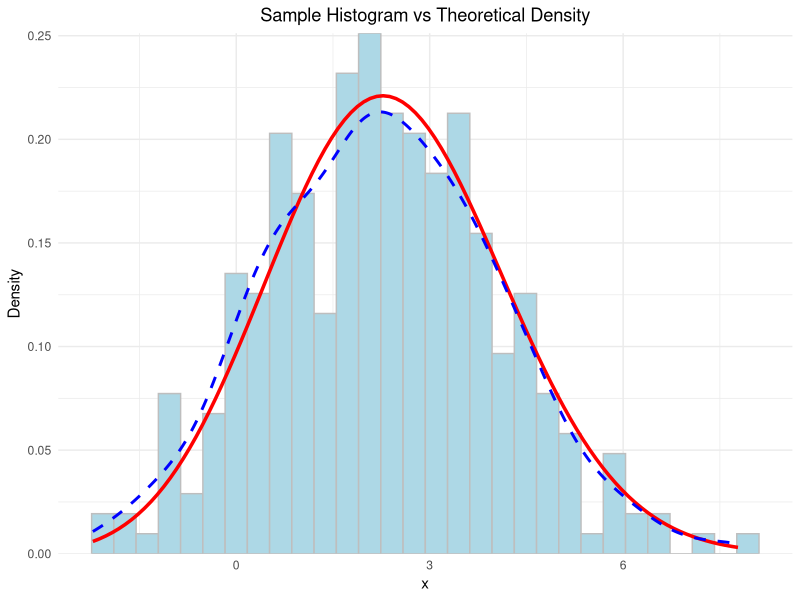

Reproduce this figure in R. (Note: a time limit stopped this script after it produced the figure.)
## ---- chunk 1
library(MASS)
library(ggplot2)

density_function <- function(x, theta1, theta2, theta3) {
  phi <- dnorm((x - theta2) / theta3) # Standard normal density
  (1 / theta3) * (1 / (1 + theta1^2)) * (1 + ((x - theta2) / theta3) * theta1)^2 * phi
}

generate_sample <- function(n, theta1, theta2, theta3) {
  sample <- numeric(n) 
  count <- 0 
  
  proposal_density <- function(x) dnorm(x, mean = theta2, sd = theta3)
  proposal_sampler <- function() rnorm(1, mean = theta2, sd = theta3)
  
  M <- optimize(
    function(x) density_function(x, theta1, theta2, theta3) / proposal_density(x),
    interval = c(theta2 - 5 * theta3, theta2 + 5 * theta3),
    maximum = TRUE
  )$objective
  
  while (count < n) {
    x_candidate <- proposal_sampler()
    u <- runif(1)
    
    if (u <= density_function(x_candidate, theta1, theta2, theta3) / (M * proposal_density(x_candidate))) {
      count <- count + 1
      sample[count] <- x_candidate
    }
  }
  
  return(sample)
}

n_samples <- 300
theta1 <- 0.4
theta2 <- 1
theta3 <- 2

# Generate the random sample
set.seed(123)
sample_data <- generate_sample(n_samples, theta1, theta2, theta3)


data_frame <- data.frame(x = sample_data)

# Plot the histogram and overlay the theoretical density
ggplot(data_frame, aes(x = x)) +
  geom_histogram(aes(y = ..density..), bins = 30, fill = "lightblue", color = "gray") +
  stat_function(fun = function(x) density_function(x, theta1, theta2, theta3), color = "red", linewidth = 1.2) +
  geom_density(color = "blue", linetype = "dashed", linewidth = 1) +
  labs(title = "Sample Histogram vs Theoretical Density", x = "x", y = "Density") +
  theme_minimal() +
  theme(plot.title = element_text(hjust = 0.5)) +
  scale_y_continuous(expand = c(0, 0)) +
  theme(legend.position = "bottom")

## ---- chunk 2

compute_mom_estimators <- function(sample_data, candidate_theta1) {
  n <- length(sample_data)
  
  # Compute sample moments: use 1/n for the variance to match the formulas
  sample_mean <- mean(sample_data)
  sample_var  <- mean((sample_data - sample_mean)^2)
  
  # Create a data.frame to store the candidate theta1, estimated theta2, theta3, and log-likelihood
  results <- data.frame(theta1 = candidate_theta1,
                        theta2 = NA,
                        theta3 = NA,
                        loglik = NA)
  
  # Loop over candidate theta1 values
  for (i in seq_along(candidate_theta1)) {
    th1 <- candidate_theta1[i]
    # Transform to tilde_theta1:
    tilde_th1 <- th1 / sqrt(1 + th1^2)
    
    # Method-of-moments estimate for theta3:
    denom <- 1 - 2 * tilde_th1^2 + 4 * tilde_th1^4
    if (denom <= 0) {
      # If denominator is nonpositive, skip this candidate.
      results$theta3[i] <- NA
      results$theta2[i] <- NA
      results$loglik[i] <- -Inf
      next
    }
    th3 <- sqrt(sample_var / denom)
    
    # Method-of-moments estimate for theta2:
    th2 <- sample_mean - th3 * (2 * tilde_th1 * sqrt(1 - tilde_th1^2))
    
    # Define the density function for X given (theta1, theta2, theta3):
    density_func <- function(x) {
      z <- (x - th2) / th3
      factor <- sqrt(1 - tilde_th1^2) + tilde_th1 * z
      # f(x) = (1/theta3) * ( [sqrt(1-tilde_th1^2) + tilde_th1*z]^2 ) * dnorm(z)
      d <- (1 / th3) * (factor^2) * dnorm(z)
      return(d)
    }
    
    # Compute the log-likelihood for the sample
    loglik <- sum(log(density_func(sample_data)))
    
    # Save the estimates and log-likelihood for this candidate:
    results$theta1[i] <- th1
    results$theta2[i] <- th2
    results$theta3[i] <- th3
    results$loglik[i] <- loglik
  }
  return(results)
}

# --- Main Code: Choose a grid of candidate theta1 values, compute estimators, and select the best.
# For example, we try theta1 from -3 to 3:
candidate_theta1 <- seq(-3, 3, length.out = 50)

# Compute the candidate estimates and corresponding log-likelihoods
estimates <- compute_mom_estimators(sample_data, candidate_theta1)

# Identify the candidate that gives the highest log-likelihood:
best_index <- which.max(estimates$loglik)
initial_estimates <- estimates[best_index, ]

# Print the best candidate estimates:
print(initial_estimates)

## ---- chunk 3

# Analytic log-likelihood for one observation (up to constants)
logLik_one <- function(p, x) {
  t1 <- p[1]      # theta1
  t2 <- p[2]      # theta2
  g  <- p[3]      # gamma = log(theta3)
  th3 <- exp(g)   # theta3
  z <- (x - t2) / th3
  # Log-likelihood (ignoring additive constants) 
  L <- - g - log(1 + t1^2) + 2 * log(1 + t1 * z) - 0.5 * z^2
  return(L)
}

# Total log-likelihood for the sample
logLik_total <- function(p, data) {
  sum(sapply(data, function(x) logLik_one(p, x)))
}

# Analytic gradient for one observation
grad_NR_one <- function(p, x) {
  t1 <- p[1]; t2 <- p[2]; g <- p[3]
  th3 <- exp(g)
  z <- (x - t2) / th3
  # Partial derivative w.r.t. theta1
  dL_dt1 <- -2 * t1/(1 + t1^2) + 2 * z/(1 + t1 * z)
  # Partial derivative w.r.t. theta2
  dL_dt2 <- (z - 2 * t1/(1 + t1 * z)) / th3
  # Partial derivative w.r.t. g (gamma)
  dL_dg  <- -1 - (2 * t1 * z)/(1 + t1 * z) + z^2
  return(c(dL_dt1, dL_dt2, dL_dg))
}

# Total gradient for the sample
grad_NR_total <- function(p, data) {
  grad_sum <- rep(0, 3)
  for (x in data) {
    grad_sum <- grad_sum + grad_NR_one(p, x)
  }
  return(grad_sum)
}

# Analytic Hessian for one observation (using derived formulas)
hess_NR_one <- function(p, x) {
  t1 <- p[1]; t2 <- p[2]; g <- p[3]
  th3 <- exp(g)
  z <- (x - t2) / th3
  B <- 1 + t1 * z
  A <- 1 + t1^2
  
  # Second derivative with respect to theta1
  H11 <- - 2 * z^2/(B^2) - 2/A + 4 * t1^2/(A^2)
  # Second derivative with respect to theta2
  H22 <- - 1/(th3^2) - 2 * t1^2/(th3^2 * B^2)
  # Mixed derivative: theta1 and theta2
  H12 <- - 2/(th3 * B) + 2 * t1 * z/(th3 * B^2)
  # Mixed derivative: theta1 and g (gamma)
  H13 <- - 2 * z/(B^2)
  # Mixed derivative: theta2 and g (gamma)
  H23 <- - (2 * z + 2 * t1^2 * z/(B^2) - 2 * t1/B) / th3
  # Second derivative with respect to g (gamma)
  H33 <- 2 * t1 * z/(B^2) - 2 * z^2
  
  # Assemble the Hessian matrix (symmetric)
  H <- matrix(0, nrow = 3, ncol = 3)
  H[1,1] <- H11
  H[2,2] <- H22
  H[1,2] <- H12; H[2,1] <- H12
  H[1,3] <- H13; H[3,1] <- H13
  H[2,3] <- H23; H[3,2] <- H23
  H[3,3] <- H33
  return(H)
}

# Total Hessian for the sample
hess_NR_total <- function(p, data) {
  H_total <- matrix(0, nrow = 3, ncol = 3)
  for (x in data) {
    H_total <- H_total + hess_NR_one(p, x)
  }
  return(H_total)
}

# Newton-Raphson algorithm using the analytic gradient and Hessian
newton_Raphson <- function(data, p_start, tol = 1e-6, max_iter = 100) {
  p_current <- p_start
  for (iter in 1:max_iter) {
    grad_val <- grad_NR_total(p_current, data)
    Hess_val <- hess_NR_total(p_current, data)
    # Newton-Raphson update: p_new = p_current - inv(Hessian) %*% gradient
    delta <- solve(Hess_val, grad_val)
    p_new <- p_current - delta
    diff <- max(abs(p_new - p_current))
    
    if (diff < tol) {
      
      return(p_new)
    }
    p_current <- p_new
  }
  warning("Newton-Raphson did not converge in", max_iter, "iterations.")
  return(p_current)
}



theta_MoM <- c(theta1 = 0.4285714, theta2 = 0.8146117, theta3 = 2.005813)
p_start <- c(theta_MoM[1], theta_MoM[2], log(theta_MoM[3]))

# Run Newton-Raphson to obtain the MLE in the working parameter space:
p_MLE <- newton_Raphson(sample_data, p_start)

# Convert back to the original parameterization:
theta1_MLE <- p_MLE[1]
theta2_MLE <- p_MLE[2]
theta3_MLE <- exp(p_MLE[3])

theta_MLE <- c(theta1 = theta1_MLE, theta2 = theta2_MLE, theta3 = theta3_MLE)
cat("MLE estimates (original parameterization):\n")
print(theta_MLE)

## ---- chunk 4
###############################
# 1. Define analytic functions
###############################

# (a) Log-likelihood for one observation.
# The log-likelihood (up to additive constants) for one observation is:
#   L = - log(theta3) - log(1+theta1^2) + 2*log(1+theta1*z) + log(dnorm(z))
# where z = (x - theta2)/theta3.
logLik_single <- function(theta, x) {
  t1 <- theta[1]  # theta1
  t2 <- theta[2]  # theta2
  t3 <- theta[3]  # theta3; must be > 0
  if(t3 <= 0) return(-Inf)
  z <- (x - t2) / t3
  L <- - log(t3) - log(1 + t1^2) + 2 * log(1 + t1 * z) + dnorm(z, log = TRUE)
  return(L)
}

# (b) Analytic gradient for one observation.
grad_logLik_single <- function(theta, x) {
  t1 <- theta[1]
  t2 <- theta[2]
  t3 <- theta[3]
  z <- (x - t2) / t3
  
  # Partial derivative with respect to theta1:
  dL_dt1 <- - 2*t1/(1 + t1^2) + 2 * z/(1 + t1 * z)
  
  # Partial derivative with respect to theta2:
  dL_dt2 <- (z / t3) - (2*t1)/(t3 * (1 + t1*z))
  
  # Partial derivative with respect to theta3:
  dL_dt3 <- - 1/t3 - (2*t1*z)/(t3*(1+t1*z)) + (z^2)/t3
  
  return(c(dL_dt1, dL_dt2, dL_dt3))
}

# (c) Analytic Hessian for one observation.
# We first set A = 1+t1^2 and B = 1+t1*z.
# For theta3, we derive the second derivative as follows:
#   Let F = -1 - (2*t1*z)/(B) + z^2.
#   Then, dL/dt3 = F/t3.
#   Differentiating, we obtain:
#      d^2L/dt3^2 = [ (2*t1*z)/(B^2) + (2*t1*z)/B + 1 - 3*z^2 ] / t3^2.
hess_logLik_single <- function(theta, x) {
  t1 <- theta[1]
  t2 <- theta[2]
  t3 <- theta[3]
  z <- (x - t2) / t3
  A <- 1 + t1^2         # A = 1 + theta1^2
  B <- 1 + t1 * z       # B = 1 + theta1 * z
  
  # Second derivative with respect to theta1:
  H11 <- - 2 * z^2/(B^2) - 2/A + 4*t1^2/(A^2)
  
  # Second derivative with respect to theta2:
  H22 <- - 1/(t3^2) - 2*t1^2/(t3^2 * B^2)
  
  # Mixed derivative: theta1 and theta2:
  H12 <- - 2/(t3*B) + 2*t1*z/(t3*B^2)
  
  # Mixed derivative: theta1 and theta3:
  H13 <- - 2*z/(t3*B) + 2*t1*z^2/(t3*B^2)
  
  # Mixed derivative: theta2 and theta3:
  H23 <- - 2*z/(t3^2) + 2*t1/(t3^2*B) - 2*t1^2*z/(t3^2*B^2)
  
  # Second derivative with respect to theta3:
  H33 <- (2*t1*z/(B^2) + 2*t1*z/B + 1 - 3*z^2) / (t3^2)
  
  # Assemble the Hessian matrix (symmetric)
  H <- matrix(0, nrow = 3, ncol = 3)
  H[1,1] <- H11
  H[2,2] <- H22
  H[1,2] <- H12; H[2,1] <- H12
  H[1,3] <- H13; H[3,1] <- H13
  H[2,3] <- H23; H[3,2] <- H23
  H[3,3] <- H33
  
  return(H)
}

######################################
# 2. Define functions to sum over sample
######################################

# Total log-likelihood over the sample:
total_logLik <- function(theta, data) {
  sapply(data, function(x) logLik_single(theta, x)) %>% sum()
  # If not allowed to use %>%, you can write:
  # sum(sapply(data, function(x) logLik_single(theta, x)))
}

# Total gradient (sum over observations):
total_grad <- function(theta, data) {
  grad_sum <- Reduce("+", lapply(data, function(x) grad_logLik_single(theta, x)))
  return(grad_sum)
}

# Total Hessian (sum over observations):
total_hess <- function(theta, data) {
  H_total <- matrix(0, nrow = 3, ncol = 3)
  for (x in data) {
    H_total <- H_total + hess_logLik_single(theta, x)
  }
  return(H_total)
}

######################################
# 3. Define g(theta)=mu and its gradient (delta method)
######################################

# Mean function: mu = theta2 + theta3*(2*theta1/(1+theta1^2))
g_fun <- function(theta) {
  t1 <- theta[1]
  t2 <- theta[2]
  t3 <- theta[3]
  mu <- t2 + t3 * (2*t1/(1+t1^2))
  return(mu)
}

# Analytic gradient of g(theta) with respect to theta:
grad_g <- function(theta) {
  t1 <- theta[1]
  t2 <- theta[2]  # appears linearly
  t3 <- theta[3]
  dgdtheta1 <- t3 * (2*(1-t1^2)/(1+t1^2)^2)
  dgdtheta2 <- 1
  dgdtheta3 <- 2*t1/(1+t1^2)
  return(c(dgdtheta1, dgdtheta2, dgdtheta3))
}

######################################
# 4. Compute the Confidence Interval for mu
######################################


theta_MLE <- c(theta1 = 0.4094813, theta2 = 0.8685613 , theta3 = 1.9940285)

# Compute the plug-in estimate of mu:
mu_hat <- g_fun(theta_MLE)
cat("Estimated mu =", mu_hat, "\n")

# Compute the analytic gradient of g at theta_MLE:
grad_val <- grad_g(theta_MLE)

# Compute the total Hessian at theta_MLE (i.e. the sum over the sample)
H_total <- total_hess(theta_MLE, sample_data)


# The observed information is -H_total.
# The estimated variance-covariance matrix is:
V_hat <- solve(-H_total)


# Using the delta method, the estimated asymptotic variance of mu_hat is:
var_mu_hat <- as.numeric(t(grad_val) %*% V_hat %*% grad_val)
se_mu_hat <- sqrt(var_mu_hat)


# Choose the desired significance level (e.g., 95% CI)
alpha <- 0.05
z_val <- qnorm(1 - alpha/2)

# Construct the (1 - alpha) confidence interval for mu:
CI_lower <- mu_hat - z_val * se_mu_hat
CI_upper <- mu_hat + z_val * se_mu_hat
CI <- c(lower = CI_lower, upper = CI_upper)
cat("Approximate", 100*(1-alpha), "% confidence interval for mu:\n")
print(CI)

## ---- chunk 5
sample_data <- generate_sample(50, 0.4, 1, 2)


# Test Newton-Raphson on one sample:
p_start <- c(0.4285714, 0.8146117, log(2.005813))
p_MLE <- newton_Raphson(sample_data, p_start, tol = 1e-6, max_iter = 100)


theta_MLE_orig <- c(theta1 = p_MLE[1], theta2 = p_MLE[2], theta3 = exp(p_MLE[3]))
cat("Final MLE in original scale:\n")
print(theta_MLE_orig)

## ---- chunk 6
for (i in 1:5) {
  cat("Replication", i, "\n")
  sample_data <- generate_sample(50, 0.4, 1, 2)
  p_start <- c(0.4285714, 0.8146117, log(2.005813))
  p_MLE <- newton_Raphson(sample_data, p_start, tol = 1e-6, max_iter = 100)
  cat("Final MLE (working space):\n")
  print(p_MLE)
  theta_MLE_orig <- c(theta1 = p_MLE[1], theta2 = p_MLE[2], theta3 = exp(p_MLE[3]))
  cat("Final MLE (original scale):\n")
  print(theta_MLE_orig)
  cat("\n")
}
## ---- chunk 7
set.seed(5074283)
za <- qnorm(0.975)       # Critical value for a 95% CI
n <- 50                  # Sample size per replication
nrep <- 1000             # Number of replications

# True parameter vector for our density:
theta_true <- c(theta1 = 0.4, theta2 = 1, theta3 = 2)
mu_true <- g_fun(theta_true)
cat("True mu =", mu_true, "\n\n")

# Storage for plug-in mu estimates and CI coverage:
mu_est_vec <- rep(NA, nrep)
cover_vec  <- rep(NA, nrep)

# Starting values for Newton-Raphson in the working space:
# (Working space: p = (theta1, theta2, log(theta3)))
theta_MoM <- c(theta1 = 0.4285714, theta2 = 0.8146117, theta3 = 2.005813)
p_start <- c(theta_MoM[1], theta_MoM[2], log(theta_MoM[3]))

# --- Simulation Loop ---
for (i in 1:nrep) {
  # Generate sample data using your generate_sample function:
  sample_data <- generate_sample(n, theta_true[1], theta_true[2], theta_true[3])
  if (any(is.na(sample_data))) {
    mu_est_vec[i] <- NA
    cover_vec[i] <- 0
    next
  }
  
  # Run your Newton-Raphson algorithm to obtain the MLE in working space:
  p_MLE <- tryCatch(
    newton_Raphson(sample_data, p_start, tol = 1e-6, max_iter = 100),
    error = function(e) NA
  )
  if (any(is.na(p_MLE))) {
    mu_est_vec[i] <- NA
    cover_vec[i] <- 0
    next
  }
  
  # Convert working space MLE to original scale:
  theta1_MLE <- p_MLE[1]
  theta2_MLE <- p_MLE[2]
  theta3_MLE <- exp(p_MLE[3])
  theta_MLE_orig <- c(theta1 = theta1_MLE, theta2 = theta2_MLE, theta3 = theta3_MLE)
  
  # Compute plug-in estimator for mu:
  mu_hat <- g_fun(theta_MLE_orig)
  mu_est_vec[i] <- mu_hat
  
  # Compute the total Hessian at p_MLE (in working space) over the sample:
  H_tot <- tryCatch(hess_NR_total(p_MLE, sample_data), error = function(e) NA)
  if (any(is.na(H_tot))) {
    cover_vec[i] <- 0
    next
  }
  
  # Estimate covariance for working parameters without dividing by n:
  V_hat <- tryCatch(-solve(H_tot), error = function(e) NA)
  if (any(is.na(V_hat))) {
    cover_vec[i] <- 0
    next
  }
  
  # Transform covariance to original scale.
  J <- diag(c(1, 1, exp(p_MLE[3])))
  V_theta <- J %*% V_hat %*% t(J)
  
  # Compute the gradient of g at theta_MLE_orig:
  grad_val <- grad_g(theta_MLE_orig)
  
  # Delta method variance for mu:
  var_mu_hat <- as.numeric(t(grad_val) %*% V_theta %*% grad_val)
  se_mu <- sqrt(var_mu_hat)
  
  # Construct a 95% CI for mu:
  CI_lower <- mu_hat - za * se_mu
  CI_upper <- mu_hat + za * se_mu
  
  # Record if the true mu is covered:
  cover_vec[i] <- as.numeric((CI_lower <= mu_true) & (CI_upper >= mu_true))
}

# --- Summarize Simulation Results ---
est_mean <- mean(mu_est_vec, na.rm = TRUE)
coverage_rate <- mean(cover_vec, na.rm = TRUE)
cat("True mu =", mu_true, "\n")
cat("Mean estimated mu =", est_mean, "\n")
cat("Coverage rate =", coverage_rate, "\n")

## ---- chunk 8
p_MLE <- newton_Raphson(sample_data, p_start)

# Convert back to the original parameterization:
theta1_MLE <- p_MLE[1]
theta2_MLE <- p_MLE[2]
theta3_MLE <- exp(p_MLE[3])

theta_MLE <- c(theta1 = theta1_MLE, theta2 = theta2_MLE, theta3 = theta3_MLE)
mu_hat <- g_fun(theta_MLE)

## ---- chunk 9

newton_Raphson <- function(data, p_start, tol = 1e-6, max_iter = 100, lambda_init = 1e-6) {
  p_current <- p_start
  lambda <- lambda_init  

  for (iter in 1:max_iter) {
    grad_val <- grad_NR_total(p_current, data)
    Hess_val <- hess_NR_total(p_current, data)

    
    Hess_val_reg <- Hess_val + lambda * diag(nrow(Hess_val))

    det_Hess <- det(Hess_val_reg)
    if (is.na(det_Hess) || abs(det_Hess) < 1e-12) {
      warning("Singular Hessian detected. Increasing regularization.")
      lambda <- lambda * 10  # Increase regularization
      next
    }

    delta <- tryCatch(
      solve(Hess_val_reg, grad_val), 
      error = function(e) {
        warning("Singular Hessian encountered. Using generalized inverse instead.")
        ginv(Hess_val_reg) %*% grad_val  
      }
    )

    # Limit large updates
    if (max(abs(delta)) > 1) {
      delta <- delta / max(abs(delta))  # Normalize step size
    }

    p_new <- p_current - delta
    diff <- max(abs(p_new - p_current))

    if (diff < tol) {
      return(p_new)
    }

    p_current <- p_new
  }

  warning("Newton-Raphson did not converge in", max_iter, "iterations.")
  return(p_current)
}


## ---- chunk 10
compute_mu_hat <- function(data) {
  p_MLE <- newton_Raphson(data, p_start)
  theta1_MLE <- p_MLE[1]
  theta2_MLE <- p_MLE[2]
  theta3_MLE <- exp(p_MLE[3])
  theta_MLE <- c(theta1 = theta1_MLE, theta2 = theta2_MLE, theta3 = theta3_MLE)
  return(g_fun(theta_MLE))
}

double_bootstrap <- function(sample_data, R = 1000, M = 100, method = "parametric") {
  
  mu_boot <- numeric(R)
  bias_inner <- numeric(R)
  # First bootstrap loop (R resamples)
  for (r in 1:R) {
    if (method == "parametric") {
      # Generate parametric bootstrap sample using the MLE estimators
      param_data <- generate_sample(length(sample_data), theta1_MLE, theta2_MLE, theta3_MLE)
    } else {
      # Nonparametric bootstrap (resampling with replacement)
      param_data <- sample(sample_data, replace = TRUE)
    }
    
    mu_boot[r] <- compute_mu_hat(param_data)
    # Second bootstrap loop (M resamples per R resample)
    mu_inner <- numeric(M)
    for (m in 1:M) {
      if (method == "parametric") {
        # Estimate parameters from first-level bootstrap sample
        p_MLE_rm <- newton_Raphson(param_data, p_start)
        theta1_rm <- p_MLE_rm[1]
        theta2_rm <- p_MLE_rm[2]
        theta3_rm <- exp(p_MLE_rm[3])
        
        # Generate second-level parametric bootstrap sample
        param_data_inner <- generate_sample(length(param_data), theta1_rm, theta2_rm, theta3_rm)
      } else {
        # Nonparametric second-level bootstrap
        param_data_inner <- sample(param_data, replace = TRUE)
      }
      mu_inner[m] <- compute_mu_hat(param_data_inner)
    }
    # Compute bias estimate from second-level bootstrap
    bias_inner[r] <- mean(mu_inner) - mu_boot[r]
  }
  # Wrap-up
  
  B_hat <- mean(mu_boot) - mu_hat
  C_hat <- mean(bias_inner) - B_hat
  
  B_tilde <- B_hat - C_hat
  mu_hat_corrected <- mu_hat - B_tilde
  
  return(list(
    mu_hat = mu_hat,
    mu_hat_corrected = mu_hat_corrected,
    bias_estimate = B_tilde
  ))
}

print_results <- function(result, method) {
  cat("\n=========================================\n")
  cat("  Double Bootstrap Bias Correction\n")
  cat("  Method:", method, "\n")
  cat("=========================================\n")
  cat(sprintf("Original Estimate (mu_hat):      %.6f\n", result$mu_hat))
  cat(sprintf("Bias Estimate:                   %.6f\n", result$bias_estimate))
  cat(sprintf("Bias-Corrected Estimate (mu_hat): %.6f\n", result$mu_hat_corrected))
  cat("=========================================\n\n")
}

set.seed(1)
result_parametric <- double_bootstrap(sample_data, R = 1000, M = 100, method = "parametric")

set.seed(5)
result_nonparametric <- double_bootstrap(sample_data, R = 1000, M = 100, method = "nonparametric")

print_results(result_parametric, "Parametric")

print_results(result_nonparametric, "Nonparametric")  
## ---- chunk 11
set.seed(123)
R <- 50
M <- 30

# Store results
mu_hat_vec <- numeric(R)  
mu_hat_corrected_parametric_vec <- numeric(R)  
mu_hat_corrected_nonparametric_vec <- numeric(R)  
bias_standard_vec <- numeric(R)  
bias_corrected_parametric_vec <- numeric(R)  
bias_corrected_nonparametric_vec <- numeric(R)  

theta_true <- c(theta1 = 0.4, theta2 = 1, theta3 = 2)
mu_true <- g_fun(theta_true)  # Compute the true value of mu

for (r in 1:R) {

  # Generate a sample
  sample_data <- generate_sample(n_samples, theta_true[1], theta_true[2], theta_true[3])

  # Compute standard MLE estimator of mu (plug-in MLE)
  mu_hat <- compute_mu_hat(sample_data)
  mu_hat_vec[r] <- mu_hat

  # Compute double bootstrap bias correction (Parametric Bootstrap)
  result_parametric <- double_bootstrap(sample_data, R = M, M = M, method = "parametric")
  mu_hat_corrected_parametric <- result_parametric$mu_hat_corrected
  mu_hat_corrected_parametric_vec[r] <- mu_hat_corrected_parametric

  # Compute double bootstrap bias correction (Nonparametric Bootstrap)
  result_nonparametric <- double_bootstrap(sample_data, R = M, M = M, method = "nonparametric")
  mu_hat_corrected_nonparametric <- result_nonparametric$mu_hat_corrected
  mu_hat_corrected_nonparametric_vec[r] <- mu_hat_corrected_nonparametric

  # Compute bias estimates
  bias_standard_vec[r] <- mu_hat - mu_true
  bias_corrected_parametric_vec[r] <- mu_hat_corrected_parametric - mu_true
  bias_corrected_nonparametric_vec[r] <- mu_hat_corrected_nonparametric - mu_true
}

# Compute final bias estimates
bias_standard <- mean(bias_standard_vec)
bias_corrected_parametric <- mean(bias_corrected_parametric_vec)
bias_corrected_nonparametric <- mean(bias_corrected_nonparametric_vec)

# Print results
cat("\n=========================================\n")
cat("  Evaluation of Double Bootstrap Bias Reduction\n")
cat("=========================================\n")
cat(sprintf("True Value of mu:                      %.6f\n", mu_true))
cat(sprintf("Mean Estimate (Standard MLE):          %.6f\n", mean(mu_hat_vec)))
cat(sprintf("Bias (Standard MLE):                    %.6f\n", bias_standard))
cat("\n--- Parametric Bootstrap ---\n")
cat(sprintf("Mean Estimate (Bias-Corrected, Param): %.6f\n", mean(mu_hat_corrected_parametric_vec)))
cat(sprintf("Bias (After Parametric Bootstrap):     %.6f\n", bias_corrected_parametric))
cat("\n--- Nonparametric Bootstrap ---\n")
cat(sprintf("Mean Estimate (Bias-Corrected, Nonparam): %.6f\n", mean(mu_hat_corrected_nonparametric_vec)))
cat(sprintf("Bias (After Nonparametric Bootstrap):  %.6f\n", bias_corrected_nonparametric))
cat("=========================================\n")
 
## ---- chunk 12
set.seed(123)
n <- 300
sample_data <- rgamma(n, shape = 3, rate = 0.5)

x_range <- seq(0, 15, by = 0.02)

hsj <- bw.SJ(sample_data)  # Sheather-Jones bandwidth
h <- n^(-0.05) * hsj
kde <- density(sample_data, bw = h, kernel = "epanechnikov",
               n = length(x_range), from = min(x_range), to = max(x_range))

K_norm_squared <- 3/5  # ||K||^2_2 for the Epanechnikov kernel
f_hat <- kde$y
x_vals <- kde$x
conf_limit <- 1.96 * sqrt((K_norm_squared * f_hat) / (n * h))

lower_bound <- f_hat - conf_limit
upper_bound <- f_hat + conf_limit

true_density <- dgamma(x_vals, shape = 3, rate = 0.5)


plot_data_a <- data.frame(
  x = x_vals,
  estimated_density = f_hat,
  lower_bound = lower_bound,
  upper_bound = upper_bound,
  true_density = dgamma(x_vals, shape = 3, rate = 0.5)
)

ggplot(plot_data_a, aes(x = x)) +
  geom_line(aes(y = true_density, color = "True Density"), size = 1) +
  geom_line(aes(y = estimated_density, color = "Estimated Density"), size = 1) +
  geom_ribbon(aes(ymin = lower_bound, ymax = upper_bound, fill = "95% Confidence Limits"), alpha = 0.2) +
  labs(
    title = "Nonparametric Density Estimate - Pointwise Confidence Interval",
    x = "x",
    y = "Density",
    color = "Legend",
    fill = " "
  ) +
  scale_color_manual(
    values = c("True Density" = "green", "Estimated Density" = "blue")
  ) +
  scale_fill_manual(
    values = c("95% Confidence Limits" = "red")
  ) +
  theme_minimal() +
  theme(
    legend.title = element_text(size = 12),
    legend.text = element_text(size = 10)
  )
## ---- chunk 13

set.seed(123)
B <- 1000  # Number of bootstrap replications
alpha <- 0.05  
n <- length(sample_data)

bootstrap_deviations <- numeric(B)
for (b in 1:B) {
  # Generate a sample
  bootstrap_sample <- sample(sample_data, n, replace = TRUE)
  # Compute the KDE for the sample
  kde_bootstrap <- density(bootstrap_sample, bw = h, kernel = "epanechnikov", 
                           n = length(x_range), from = min(x_range), to = max(x_range))
    bootstrap_deviations[b] <- max(abs(kde_bootstrap$y - f_hat))
}

# Calculate critical value d
d <- quantile(bootstrap_deviations, 1 - alpha)

bootstrap_lower_bound <- f_hat - d
bootstrap_upper_bound <- f_hat + d

plot_data_b <- data.frame(
  x = x_vals,
  estimated_density = f_hat,
  lower_bound = bootstrap_lower_bound,
  upper_bound = bootstrap_upper_bound,
  true_density = dgamma(x_vals, shape = 3, rate = 0.5)
)

ggplot(plot_data_b, aes(x = x)) +
  geom_line(aes(y = true_density, color = "True Density"), size = 1) +
  geom_line(aes(y = estimated_density, color = "Estimated Density"), size = 1) +
  geom_ribbon(aes(ymin = lower_bound, ymax = upper_bound, fill = "95% Confidence Limits"), alpha = 0.2) +
  labs(
    title = "Nonparametric Density Estimate - Bootsrap Confidence Interval",
    x = "x",
    y = "Density",
    color = "Legend",
    fill = " "
  ) +
  scale_color_manual(
    values = c("True Density" = "green", "Estimated Density" = "blue")
  ) +
  scale_fill_manual(
    values = c("95% Confidence Limits" = "red")
  ) +
  theme_minimal() +
  theme(
    legend.title = element_text(size = 12),
    legend.text = element_text(size = 10)
  )

## ---- chunk 14


# CI test
plot_data_comparison <- data.frame(
  x = x_vals,
  estimated_density = f_hat,
  pointwise_lower = lower_bound,
  pointwise_upper = upper_bound,
  bootstrap_lower = bootstrap_lower_bound,
  bootstrap_upper = bootstrap_upper_bound,
  true_density = dgamma(x_vals, shape = 3, rate = 0.5)
)

ggplot(plot_data_comparison, aes(x = x)) +
  geom_line(aes(y = true_density, color = "True Density"), size = 1) +
  geom_line(aes(y = estimated_density, color = "Estimated Density"), size = 1) +
  geom_line(aes(y = pointwise_lower, color = "Pointwise Confidence Limits"), linetype = "dashed", size = 1) +
  geom_line(aes(y = pointwise_upper, color = "Pointwise Confidence Limits"), linetype = "dashed", size = 1) +
  geom_line(aes(y = bootstrap_lower, color = "Bootstrap Confidence Limits"), linetype = "dotted", size = 1) +
  geom_line(aes(y = bootstrap_upper, color = "Bootstrap Confidence Limits"), linetype = "dotted", size = 1) +
  labs(
    title = "Comparison of Pointwise and Bootstrap Confidence Limits",
    x = "x",
    y = "Density",
    color = "Legend"
  ) +
  scale_color_manual(
    values = c(
      "True Density" = "green",
      "Estimated Density" = "blue",
      "Pointwise Confidence Limits" = "orange",
      "Bootstrap Confidence Limits" = "red"
    )
  ) +
  theme_minimal() +
  theme(
    legend.position = "top",
    legend.title = element_text(size = 12),
    legend.text = element_text(size = 10)
  )


plot_data_comparison$pointwise_width <- plot_data_comparison$pointwise_upper - plot_data_comparison$pointwise_lower
plot_data_comparison$bootstrap_width <- plot_data_comparison$bootstrap_upper - plot_data_comparison$bootstrap_lower

avg_pointwise_width <- mean(plot_data_comparison$pointwise_width)
avg_bootstrap_width <- mean(plot_data_comparison$bootstrap_width)

if (avg_pointwise_width > avg_bootstrap_width) {
  result <- "Pointwise confidence intervals are wider on average."
} else if (avg_pointwise_width < avg_bootstrap_width) {
  result <- "Bootstrap confidence intervals are wider on average."
} else {
  result <- "Pointwise and Bootstrap confidence intervals have the same average width."
}

cat("Average Pointwise Width:", avg_pointwise_width, "\n")
cat("Average Bootstrap Width:", avg_bootstrap_width, "\n")
cat("Comparison Result:", result, "\n")


## ---- chunk 15
estimate_coverage <- function(n, h_factor, num_replications, B) {
  alpha <- 0.05
  correct_count <- 0  # Counter for successful coverage
  
  true_density <- dgamma(x_range, shape = 3, rate = 0.5)

  for (i in 1:num_replications) {
    sample_c <- rgamma(n, shape = 3, rate = 0.5)
    hsj_c <- bw.SJ(sample_c)
    h <- n^(-h_factor) * hsj_c  

    kde <- density(sample_c, bw = h, kernel = "epanechnikov",
                   n = length(x_range), from = min(x_range), to = max(x_range))
    f_hat_c <- kde$y

    bootstrap_deviations <- numeric(B)
    for (b in 1:B) {
      bootstrap_sample <- sample(sample_c, n, replace = TRUE)
      kde_bootstrap <- density(bootstrap_sample, bw = h, kernel = "epanechnikov", 
                               n = length(x_range), from = min(x_range), to = max(x_range))
      bootstrap_deviations[b] <- max(abs(kde_bootstrap$y - f_hat_c))
    }

    # Calculate critical value d
    d <- quantile(bootstrap_deviations, 1 - alpha)

    bootstrap_lower_bound_c <- f_hat_c - d
    bootstrap_upper_bound_c <- f_hat_c + d

    # Check if true_density is within bounds for the entire range
    if (all(true_density >= bootstrap_lower_bound_c & true_density <= bootstrap_upper_bound_c)) {
      correct_count <- correct_count + 1
    }
  }

  # Compute and return the coverage probability
  coverage_probability <- correct_count / num_replications
  return(coverage_probability)
}

set.seed(123)  

h_factors <- c(0.025, 0.05)
sample_sizes <- c(300, 150)
n_Bootstrap <- 1000  
n_replications <- 1000  

results <- data.frame(n = integer(), h_factor = numeric(), n_Bootstrap = integer(), 
                      n_replications = integer(), coverage_probability = numeric())

for (n in sample_sizes) {
  for (h_factor in h_factors) {
    coverage <- estimate_coverage(n, h_factor, n_replications, n_Bootstrap)
    results <- rbind(results, data.frame(n = n, h_factor = h_factor, 
                                         n_Bootstrap = n_Bootstrap, 
                                         n_replications = n_replications,
                                         coverage_probability = coverage))
  }
}

print(results)
## ---- chunk 16

# Set parameters
set.seed(123) # For reproducibility
n <- 300
p <- 0.35
lambda1 <- 1.5
lambda2 <- 2.5

# Inverse CDF for Exponential(lambda)
inverse_exponential <- function(u, lambda) {
  -lambda * log(1 - u)
}

# Generate the mixture sample using inverse transform sampling
generate_mixture_sample <- function(n, p, lambda1, lambda2) {
  u <- runif(n) # Uniform(0, 1) random variables
  sample <- numeric(n)
  
  for (i in 1:n) {
    if (u[i] <= p) {
      # If u <= p, sample from Exponential(lambda1)
      sample[i] <- inverse_exponential(runif(1), lambda1)
    } else {
      # Otherwise, sample from Exponential(lambda2)
      sample[i] <- inverse_exponential(runif(1), lambda2)
    }
  }
  
  return(sample)
}

# Generate the sample
sample <- generate_mixture_sample(300, p, lambda1, lambda2)

# Create a data frame for visualization
sample_df <- data.frame(x = sample)

# Define the true density function
mixture_density <- function(x, p, lambda1, lambda2) {
  p * dexp(x, rate = 1 / lambda1) + (1 - p) * dexp(x, rate = 1 / lambda2)
}

# Generate data for the true density
x_vals <- seq(0, max(sample), length.out = 1000)
true_density <- mixture_density(x_vals, p, lambda1, lambda2)

# Plot the histogram of the sample with the true density overlay
ggplot(sample_df, aes(x = x)) +
  geom_histogram(aes(y = ..density..), bins = 30, fill = "lightblue", color = "black", alpha = 0.7) +
  geom_line(data = data.frame(x = x_vals, y = true_density), aes(x = x, y = y), color = "red", linewidth = 1) +
  labs(title = "Mixture Distribution: Inverse Transform Sampling",
       x = "x", y = "Density") +
  theme_minimal()

## ---- chunk 17
# Input data: Replace with your sample data
set.seed(123)          # For reproducibility
    # Simulate some data
mu_hat <- mean(sample)      # Sample mean
m2_hat <- mean(sample^2)    # Sample second moment

# Mixing proportions
p_values <- c(0.2, 0.4, 0.6, 0.8)

# Store results
results <- data.frame(p = numeric(), lambda1 = numeric(), lambda2 = numeric(), root = character())

# Iterate over each p
for (p in p_values) {
  # Coefficients of the quadratic equation
  a <- 2 * p
  b <- -4 * p * mu_hat
  c <- 2 * mu_hat^2 - m2_hat * (1 - p)
  
  # Discriminant of the quadratic equation
  discriminant <- b^2 - 4 * a * c
  
  if (discriminant >= 0) {
    # Compute both roots for lambda1
    lambda1_root1 <- (-b + sqrt(discriminant)) / (2 * a)
    lambda1_root2 <- (-b - sqrt(discriminant)) / (2 * a)
    
    # Compute lambda2 for each root
    lambda2_root1 <- (mu_hat - p * lambda1_root1) / (1 - p)
    lambda2_root2 <- (mu_hat - p * lambda1_root2) / (1 - p)
    
    # Append results to the data frame
    results <- rbind(results, 
                     data.frame(p = p, lambda1 = lambda1_root1, lambda2 = lambda2_root1, root = "Root 1"),
                     data.frame(p = p, lambda1 = lambda1_root2, lambda2 = lambda2_root2, root = "Root 2"))
  } else {
    # If discriminant is negative, append NA for this p
    results <- rbind(results, 
                     data.frame(p = p, lambda1 = NA, lambda2 = NA, root = "No Real Roots"))
  }
}

# Print results
print(results)

## ---- chunk 18
# Define the log-likelihood function
log_likelihood <- function(data, p, lambda1, lambda2) {
  # Mixture density: log-likelihood of the mixture distribution
  density <- p * (1 / lambda1) * exp(-data / lambda1) +
             (1 - p) * (1 / lambda2) * exp(-data / lambda2)
  return(sum(log(density))) # Sum of log of densities for all data points
}

# Filter triplets where lambda2 > lambda1
filtered_results <- subset(results, lambda2 > lambda1)

# Add a log-likelihood column
filtered_results$log_likelihood <- apply(filtered_results, 1, function(row) {
  p <- as.numeric(row["p"])
  lambda1 <- as.numeric(row["lambda1"])
  lambda2 <- as.numeric(row["lambda2"])
  log_likelihood(data = sample, p = p, lambda1 = lambda1, lambda2 = lambda2)
})

# Find the triplet with the maximum log-likelihood
best_triplet <- filtered_results[which.max(filtered_results$log_likelihood), ]

# Output the best triplet
print("Best Triplet with Maximum Log-Likelihood:")
print(best_triplet)

## ---- chunk 19
p <- best_triplet$p
lambda1 <- best_triplet$lambda1
lambda2 <- best_triplet$lambda2
## ---- chunk 20

gradient <- function(params, data) {
  eta <- params[1]
  xi1 <- params[2]
  xi2 <- params[3]
  
  # Transform parameters
  p <- exp(eta) / (1 + exp(eta))
  lambda1 <- exp(xi1)
  lambda2 <- exp(xi1) + exp(xi2)
  
  # Precompute terms for each data point
  term1 <- (1 / lambda1) * exp(-data / lambda1)
  term2 <- (1 / lambda2) * exp(-data / lambda2)
  density <- p * term1 + (1 - p) * term2
  
  # Gradient components
  d_density_d_eta <- (term1 - term2) * p * (1 - p)
  grad_eta <- sum(d_density_d_eta / density)
  
  a <- p * (data - lambda1) * exp(-data / lambda1) / lambda1^3
  b <- (1 - p) * (data - lambda2) * exp(-data / lambda2) / lambda2^3
  d_density_d_xi1 <- lambda1 * (a +  b)
  grad_xi1 <- sum(d_density_d_xi1 / density)
  
  d_density_d_xi2 <- exp(xi2) * b
  grad_xi2 <- sum(d_density_d_xi2 / density)
  
  # Return negative gradient (for negative log-likelihood)
  return(-c(grad_eta, grad_xi1, grad_xi2))
}


hessian <- function(params, data) {
  eta <- params[1]
  xi1 <- params[2]
  xi2 <- params[3]
  
  H <- matrix(0, nrow = 3, ncol = 3)
  
  for (x in data) {
    # Precompute common terms
    e1 <- exp(xi1)
    e2 <- exp(xi2)
    e3 <- e1 + e2
    e4 <- x / e3
    e5 <- exp(eta)
    e6 <- x / e1
    e8 <- exp(-e4)
    e10 <- exp(-e6)
    e11 <- e10 * e5
    e13 <- e8 / e3 + e11 / e1
    e14 <- 1 + e5
    e15 <- e3^2
    e16 <- e4 - 1
    e17 <- e14 * e3
    e18 <- e6 - 1
    e19 <- (1 - e5 / e14) * e10
    e20 <- e13 * e15
    e24 <- (e8 * e1 * e16 / e15) + (e11 * e18 / e1)
    e25 <- e8 / e17
    e26 <- e17^2
    e27 <- e20^2
    e29 <- e19 / e1 - e25
    e30 <- e14 / e26
    e31 <- e13 * e1
    e32 <- x * e1
    e34 <- x * e2 / e15
    e35 <- e4 - 2
    
    # Compute each Hessian component for the current data point
    H_eta_eta <- ((1 - (e29 / e13 + 1 / e14) * e5) * e10 / e1 + 
                  (e8 * e3 / e26 - e19 / (e14 * e1)) * e5 - 
                  e25) * e5 / e13
    
    H_eta_xi1 <- e11 * (e6 - (e24 / e13 + 1)) / e31
    
    H_eta_xi2 <- -(e8 * e10 * e5 * e15 * e2 * e16 / (e27 * e1))
    
    H_xi1_eta <- ((e30 - x / (e14 * e3^3)) * e8 * e1 + 
                  e19 * e18 / e1 - 
                  e29 * e24 / e13) * e5 / e13
    
    H_xi1_xi1 <- (((1 + e32 / e15) * e16 - (2 * e16 + e4) * e1 / e3) * e8 * e1 / e15 + 
                  (1 + x * (e6 - 3) / e1) * e10 * e5 / e1 - 
                  e24^2 / e13) / e13
    
    H_xi1_xi2 <- e8 * e2 * ( (e32 * e35 / (e13 * e3^4)) - 
                             ( (e24 * e3 + 2 * e31 ) * e3 * e16 ) / e27 )
    
    H_xi2_eta <- -(((e29 * e16 / e13 + x / e17 ) / e15 - e30 ) * 
                   e8 * e5 * e2 / e13 )
    
    H_xi2_xi1 <- ((e16 * e35 - e4 ) * e1 / e3 - 
                  e24 * e16 / e13 ) * e8 * e2 / e20
    
    H_xi2_xi2 <- ( ( (1 + e34 ) * e16 - e34 ) / e20 - 
                  ( 2 * (e13 * e3 ) + e8 * e16 ) * e2 * e16 / e27 ) * e8 * e2
    
    # Accumulate the Hessian components
    H[1, 1] <- H[1, 1] + H_eta_eta
    H[1, 2] <- H[1, 2] + H_eta_xi1
    H[1, 3] <- H[1, 3] + H_eta_xi2
    H[2, 1] <- H[2, 1] + H_xi1_eta
    H[2, 2] <- H[2, 2] + H_xi1_xi1
    H[2, 3] <- H[2, 3] + H_xi1_xi2
    H[3, 1] <- H[3, 1] + H_xi2_eta
    H[3, 2] <- H[3, 2] + H_xi2_xi1
    H[3, 3] <- H[3, 3] + H_xi2_xi2
  }
  
  H[lower.tri(H)] <- t(H)[lower.tri(H)]
  
  return(-H)  
}
  

## ---- chunk 21
newton_raphson_manual <- function(log_likelihood, gradient_func, data, start_params, tol = 1e-6, max_iter = 100) {
  params <- start_params
  for (i in 1:max_iter) {
    # Compute gradient using the manually implemented function
    grad <- gradient(params, data)
    
    # Compute the Hessian using a numerical approximation
    hess <- hessian(params,data)
  
    
    delta <- solve(hess, grad)  # Solve H * delta = grad for delta
    params <- params - delta  # Update parameters
    
    # Print progress
    cat(sprintf("Iteration %d: Parameters = %s\n", i, paste(round(params, 6), collapse = ", ")))
    
    # Check convergence
    if (sqrt(sum(delta^2)) < tol) {
      cat("Converged after", i, "iterations\n")
      return(params)
    }
  }
  stop("Newton-Raphson did not converge within the maximum number of iterations")
}

# Initial parameter values
initial_params <- c(log(0.8 / 0.2), log(1.824037), log(3.71474 - 1.824037))

# Run Newton-Raphson
result_params <- newton_raphson_manual(
  log_likelihood = log_likelihood_transformed,
  gradient_func = gradient_function,
  data = sample,
  start_params = initial_params
)

# Transform back to original parameters
eta_final <- result_params[1]
xi1_final <- result_params[2]
xi2_final <- result_params[3]

p_final <- exp(eta_final) / (1 + exp(eta_final))
lambda1_final <- exp(xi1_final)
lambda2_final <- exp(xi1_final) + exp(xi2_final)

# Output results
cat("Final MLE Estimates:\n")
cat("p =", p_final, "\n")
cat("lambda1 =", lambda1_final, "\n")
cat("lambda2 =", lambda2_final, "\n")

## ---- chunk 22

# Given MLE estimates
p_hat <- 0.771202
lambda1_hat <- 1.781515
lambda2_hat <- 3.62009

# Transform parameters
eta_hat <- log(p_hat / (1 - p_hat))
xi1_hat <- log(lambda1_hat)
xi2_hat <- log(lambda2_hat - lambda1_hat)

# Example data (replace with actual data)
data <- sample  # Replace with your data vector

# Compute the Hessian
params <- c(eta_hat, xi1_hat, xi2_hat)
hessian_matrix <- hessian(params, data)

# Compute the inverse Hessian and extract sub-block for (xi1, xi2)
invH <- solve(hessian_matrix)
Sigma_sub <- invH[2:3, 2:3]

# Compute omega and its gradient
omega_hat <- 1 + exp(xi2_hat - xi1_hat)
grad_omega <- c(-exp(xi2_hat - xi1_hat), exp(xi2_hat - xi1_hat))

# Compute variance using Delta Method
var_omega <- t(grad_omega) %*% Sigma_sub %*% grad_omega
se_omega <- sqrt(var_omega)

# Compute confidence interval
z_alpha <- qnorm(0.975)  # 1.96 for 95% CI
CI_lower <- omega_hat - z_alpha * se_omega
CI_upper <- omega_hat + z_alpha * se_omega

# Output results
cat("MLE of omega:", omega_hat, "\n")
cat("95% Confidence Interval for omega: (", CI_lower, ",", CI_upper, ")\n")
